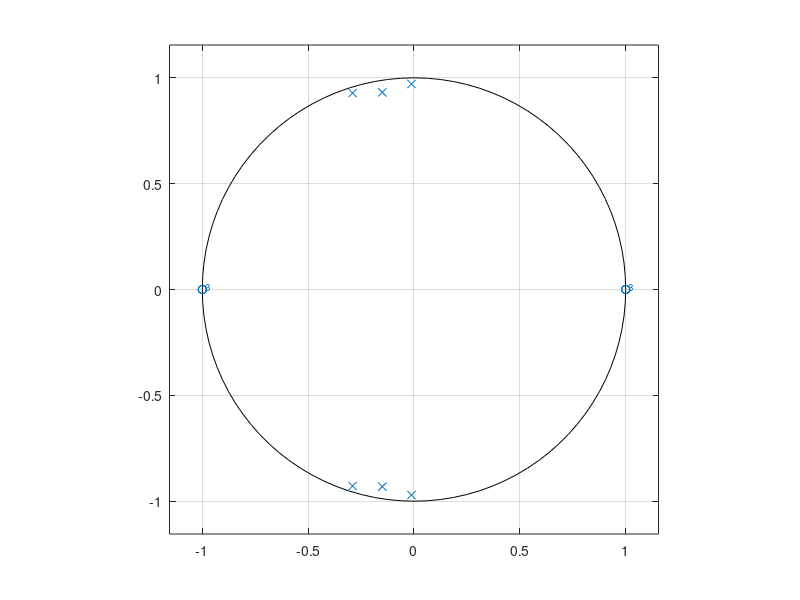
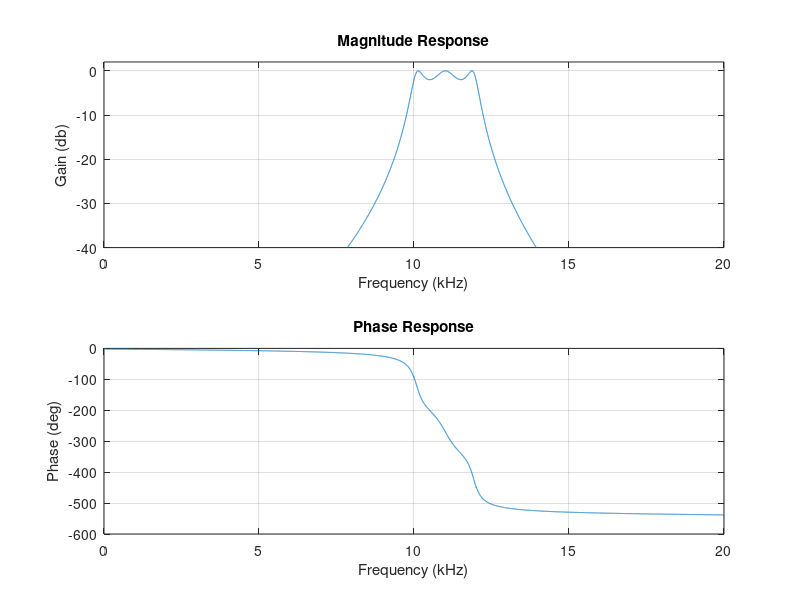

The MATLAB script that drew these images, in order: (Note: this script raises an error after producing the figures.)
%% Jeffrey Wong | ECE-211 | HW #5

clear
close all
clc

%% Problem 1

% Note: MATLAB outputs the form denoted by [z,p,k] (zp form) or [b,a]
% (transfer function form) by calling a different version of the cheby1
% function based on the output (a version of function overloading)

% Part a

fcrit = [0.5, 0.6]; % Nyq. Bandwith is 20 kHz, normalized values are 10k/20k and 12k/20k

[z,p,k] = cheby1(3,2,fcrit);

zplane(z,p)

[b,a] = zp2tf(z,p,k);

% Part b

f = linspace(0,2e4,10000);

h = freqz(b,a,pi*f/2e4);

% Part c
mag = 20*log10(abs(h));
pha = unwrap(angle(h)*180/pi);

figure
subplot(2,1,1)
plot(f/1e3,mag);
xlabel('Frequency (kHz)');
ylabel('Gain (db)');
title('Magnitude Response');
grid on;
axis([0 20 -40 2]);

subplot(2,1,2)
plot(f/1e3,pha);
xlabel('Frequency (kHz)');
ylabel('Phase (deg)');
title('Phase Response');
grid on;

% Part d

% transitionPoint finds where a vector crosses from positive to negative value or vice versa.
% Calling transitionPoint on mag+30 allows us to find where magnitude crosses the -30dB threshold
crossings = transitionPoint(mag+30);

% Finds the highest frequency from DC to 10 kHz where the gain crosses -30 dB
% The indices correspond to values from 0 to 10 kHz spaced by ~2 Hz, so we
% have to multiply by 2 to get the actual frequency
f1 = find(crossings(1:5000),1,"last")*2; 

% Finds the lowest frequency from 12 kHz to 20 kHz where the gain crosses -30 dB
% The indices correspond to values from 12 kHz to 20 kHz spaced by ~2 Hz, so we
% have to multiply by 2 then add 12k to get the actual frequency
f2 = 12000+find(crossings(6001:end),1,"first")*2; 

fprintf("The gain for the filter falls below -30 dB at about %f kHz and %f kHz.\n", f1/1e3, f2/1e3);


%% Problem 4

Kmax = 4;
K0 = 4-2*sqrt(2);
K1 = K0;
K2 = 0.5*K0 + 0.5*Kmax;
K3 = 0.2*K0 + 0.8*Kmax;

RC = 1e-5; % RC constant is 10nF*1kOhm = 10 us = 10^-5 s

% Part a

flin = linspace(0,1e6,1e4);

h1lin = freqs([K1/RC, 0], [1, (4-K1)/RC, 2/(RC)^2], 2*pi*flin); % Use 2*pi to convert from freq. to angular freq.
h2lin = freqs([K2/RC, 0], [1, (4-K2)/RC, 2/(RC)^2], 2*pi*flin);
h3lin = freqs([K3/RC, 0], [1, (4-K3)/RC, 2/(RC)^2], 2*pi*flin);

mag1lin = 20*log10(abs(h1lin));
pha1lin = unwrap(angle(h1lin)*180/pi);
mag2lin = 20*log10(abs(h2lin));
pha2lin = unwrap(angle(h2lin)*180/pi);
mag3lin = 20*log10(abs(h3lin));
pha3lin = unwrap(angle(h3lin)*180/pi);

figure
subplot(2,1,1)
plot(flin/1e3,mag1lin);
xlabel('Frequency (kHz)');
ylabel('Gain (db)');
title('Linear Plot of Magnitude Response for K = K1');
axis([0 1000 mag1lin(end) max(mag1lin)+3]); % mag1(end) gets the magnitude at 1MHz, and max(mag1) gives the maximum gain
grid on;

subplot(2,1,2)
plot(flin/1e3,pha1lin);
xlabel('Frequency (kHz)');
ylabel('Phase (deg)');
title('Linear Plot of Phase Response for K = K1');
grid on;

figure
subplot(2,1,1)
plot(flin/1e3,mag2lin);
xlabel('Frequency (kHz)');
ylabel('Gain (db)');
title('Linear Plot of Magnitude Response for K = K2');
axis([0 1000 mag2lin(end) max(mag2lin)+3]);
grid on;

subplot(2,1,2)
plot(flin/1e3,pha2lin);
xlabel('Frequency (kHz)');
ylabel('Phase (deg)');
title('Linear Plot of Phase Response for K = K2');
grid on;

figure
subplot(2,1,1)
plot(flin/1e3,mag3lin);
xlabel('Frequency (kHz)');
ylabel('Gain (db)');
title('Linear Plot of Magnitude Response for K = K3');
axis([0 1000 mag3lin(end) max(mag3lin)+3]);
grid on;

subplot(2,1,2)
plot(flin/1e3,pha3lin);
xlabel('Frequency (kHz)');
ylabel('Phase (deg)');
title('Linear Plot of Phase Response for K = K3');
grid on;

% Part b

flog = logspace(3,6,1e4);

h1log = freqs([K1/RC, 0], [1, (4-K1)/RC, 2/(RC)^2], 2*pi*flog);
h2log = freqs([K2/RC, 0], [1, (4-K2)/RC, 2/(RC)^2], 2*pi*flog);
h3log = freqs([K3/RC, 0], [1, (4-K3)/RC, 2/(RC)^2], 2*pi*flog);

mag1log = 20*log10(abs(h1log));
pha1log = unwrap(angle(h1log)*180/pi);
mag2log = 20*log10(abs(h2log));
pha2log = unwrap(angle(h2log)*180/pi);
mag3log = 20*log10(abs(h3log));
pha3log = unwrap(angle(h3log)*180/pi);

figure
subplot(2,1,1)
semilogx(flog/1e3,mag1log);
xlabel('Frequency (kHz)');
ylabel('Gain (db)');
title('Bode Plot of Magnitude Response for K = K1');
axis([1 1000 mag1log(end) max(mag1log)+3]); % mag1(end) gets the magnitude at 1MHz, and max(mag1) gives the maximum gain
grid on;

subplot(2,1,2)
semilogx(flog/1e3,pha1log);
xlabel('Frequency (kHz)');
ylabel('Phase (deg)');
title('Bode Plot of Phase Response for K = K1');
grid on;

figure
subplot(2,1,1)
semilogx(flog/1e3,mag2log);
xlabel('Frequency (kHz)');
ylabel('Gain (db)');
title('Bode Plot of Magnitude Response for K = K2');
axis([1 1000 mag2log(end) max(mag2log)+3]);
grid on;

subplot(2,1,2)
semilogx(flog/1e3,pha2log);
xlabel('Frequency (kHz)');
ylabel('Phase (deg)');
title('Bode Plot of Phase Response for K = K2');
grid on;

figure
subplot(2,1,1)
semilogx(flog/1e3,mag3log);
xlabel('Frequency (kHz)');
ylabel('Gain (db)');
title('Bode Plot of Magnitude Response for K = K3');
axis([1 1000 mag3log(end) max(mag3log)+3]);
grid on;

subplot(2,1,2)
semilogx(flog/1e3,pha3log);
xlabel('Frequency (kHz)');
ylabel('Phase (deg)');
title('Bode Plot of Phase Response for K = K3');
grid on;

% Part c

wn = sqrt(2)/RC; % Natural frequency does not depend on K
q1 = sqrt(2)/(4-K1);
q2 = sqrt(2)/(4-K2);
q3 = sqrt(2)/(4-K3);

fprintf("The values of wn and Q for K = K1 are %f and %f, respectively\n", wn, q1);
fprintf("The values of wn and Q for K = K2 are %f and %f, respectively\n", wn, q2);
fprintf("The values of wn and Q for K = K3 are %f and %f, respectively\n", wn, q3);

% Part d

[P1,I1] = max(mag1log); % We want the index where the maximum value occurs for below and the peak to find the 3dB points
[P2,I2] = max(mag2log);
[P3,I3] = max(mag3log);

% Values in mag1log span exponentially from 10^3 to 10^6, meaning they increase by a factor of 10 after 1/3 of the matrix
% Use the equation 1000*10^(Index-1)/3333 to convert from index to frequency to find peak freq, flo, and fhi
f01 = 1000*10^((I1-1)/3333); 
f02 = 1000*10^((I2-1)/3333); 
f03 = 1000*10^((I3-1)/3333); 

crossings1 = transitionPoint(mag1log-P1+3); % Adapting code from Q1
crossings2 = transitionPoint(mag2log-P2+3);
crossings3 = transitionPoint(mag3log-P3+3);

loclo1 = find(crossings1(1:I1),1,"last");
lochi1 = find(crossings1(I1+1:end),1,"first");
loclo2 = find(crossings2(1:I2),1,"last");
lochi2 = find(crossings2(I2+1:end),1,"first");
loclo3 = find(crossings3(1:I3),1,"last");
lochi3 = find(crossings3(I3+1:end),1,"first");

flo1 = 1000*10^((loclo1-1)/3333);
fhi1 = 1000*10^((lochi1+I1)/3333);
flo2 = 1000*10^((loclo2-1)/3333);
fhi2 = 1000*10^((lochi2+I2)/3333); 
flo3 = 1000*10^((loclo3-1)/3333);
fhi3 = 1000*10^((lochi3+I3)/3333); 

fprintf("When K = K1, f0 = %f, flo = %f, and fhi = %f\n", f01, flo1, fhi1);
fprintf("When K = K2, f0 = %f, flo = %f, and fhi = %f\n", f02, flo2, fhi2);
fprintf("When K = K3, f0 = %f, flo = %f, and fhi = %f\n", f03, flo3, fhi3);

% Part e

% Estimate based off of calculated peak frequencies
wEst1 = 2*pi*f01;
wEst2 = 2*pi*f02;
wEst3 = 2*pi*f03;
% The estimated frequency is about 1.4139e5 rad/s, very close to wn =
% sqrt(2)e5- likely difference is due to rounding error with the logspace

% Part f

% Bandwidths
delf1 = fhi1 - flo1;
delf2 = fhi2 - flo2;
delf3 = fhi3 - flo3;
% Center Frequencies
fctr1 = sqrt(fhi1*flo1);
fctr2 = sqrt(fhi2*flo2);
fctr3 = sqrt(fhi3*flo3);

% Part g

qEst1 = fctr1/delf1; % Expected 0.5, estimate 0.5009- close enough
qEst2 = fctr2/delf2; % Expected 1.0, estimate 1.0016- close enough
qEst3 = fctr3/delf3; % Expected 2.5, estimate 2.5009- close enough